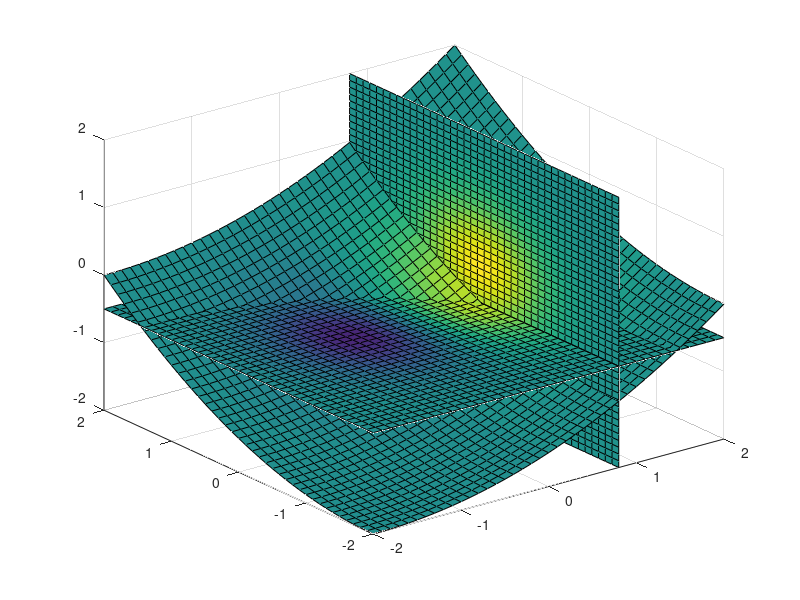

The MATLAB script that drew this image:
f1=figure(1); clf reset
set(f1,'units','normalized','position',[0.3652 0.3008 0.6016 0.6016])

[x,y,z] = meshgrid(-2:.1:2, -2:.1:2, -2:.1:2);
v = x .* exp(-x.^2 - y.^2 - z.^2);

[xi,yi]=meshgrid(0:.1:4);
zi=xi.^2+yi.^2;


slice(x,y,z,v,[.8 ],[],[ -.5])
hold on
slice(x,y,z,v,xi-2,yi-2,zi/8-2);
hold off
